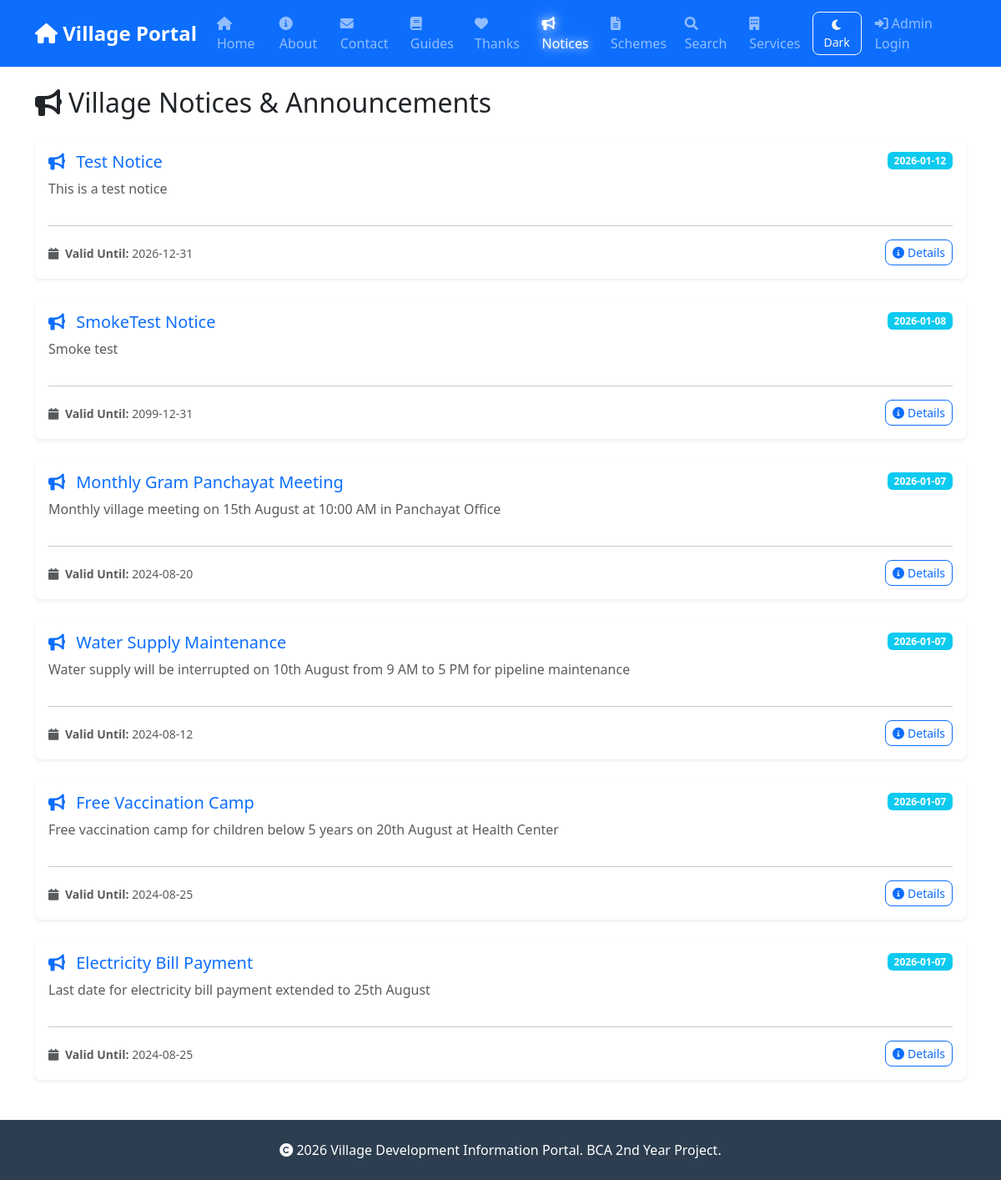
Screenshot of /notices with the database file from the repository.
### tables this page shows
CREATE TABLE notices (
            id INTEGER PRIMARY KEY AUTOINCREMENT,
            title TEXT NOT NULL,
            description TEXT,
            publish_date TIMESTAMP DEFAULT CURRENT_TIMESTAMP,
            valid_until TIMESTAMP,
            attachment_url TEXT,
            created_by INTEGER
        , scheme_id INTEGER);

### app.py (the view)
@app.route('/notices')
def notices():
    conn = get_db()
    cursor = conn.cursor()
    cursor.execute('SELECT * FROM notices ORDER BY publish_date DESC')
    notices = cursor.fetchall()
    conn.close()
    return render_template('notices.html', notices=notices)

### app.py (called while the page is built)
def get_db():
    db_path = app.config.get('DATABASE', 'database.db')
    conn = sqlite3.connect(db_path)
    conn.row_factory = sqlite3.Row
    return conn

### templates/notices.html (shortened to what this page needs)
{% extends "base.html" %}
{% block content %}
<h2 class="mb-4"><i class="fas fa-bullhorn me-2"></i>Village Notices & Announcements</h2>
{% if notices %}
{% for notice in notices %}
<div class="card mb-4 shadow-sm position-relative">
    <div class="card-body">
        <div class="d-flex justify-content-between align-items-start">
            <div class="flex-grow-1">
                <h5 class="card-title text-primary mb-2">
                    <i class="fas fa-bullhorn me-2"></i>
                    {{ notice.title }}
                </h5>
                <p class="card-text text-muted mb-3">{{ notice.description }}</p>
            </div>
            <span class="badge bg-info ms-3">{{ notice.publish_date[:10] }}</span>
        </div>
        <hr class="my-3">
        <div class="d-flex justify-content-between align-items-center">
            <div>
                <small class="text-muted">
                    <i class="fas fa-calendar me-1"></i>
                    <strong>Valid Until:</strong> {{ notice.valid_until or 'Ongoing' }}
                </small>
            </div>
            <div class="d-flex gap-2">
                <a href="{{ url_for('notice_detail', notice_id=notice.id) }}" class="btn btn-sm btn-outline-primary">
                    <i class="fas fa-info-circle me-1"></i>Details
                </a>
            </div>
        </div>
    </div>
</div>
{% endfor %}
{% else %}
<div class="alert alert-info text-center">
    <h5><i class="fas fa-info-circle me-2"></i>No notices available</h5>
    <p class="mb-0">Check back later for new announcements.</p>
</div>
{% endif %}
{% endblock %}

### templates/base.html (style rules this page uses)
.card { margin-bottom: 20px; border: none; box-shadow: 0 2px 10px rgba(0, 0, 0, 0.1); }
.btn { border-radius: 8px; }

### rows the page displays
notices: title "Test Notice", description "This is a test notice", publish_date "2026-01-12", valid_until "2026-12-31"
notices: title "SmokeTest Notice", description "Smoke test", publish_date "2026-01-08", valid_until "2099-12-31"
notices: title "Monthly Gram Panchayat Meeting", description "Monthly village meeting on 15th August at 10:00 AM in Panchayat Office", publish_date "2026-01-07", valid_until "2024-08-20"
notices: title "Water Supply Maintenance", description "Water supply will be interrupted on 10th August from 9 AM to 5 PM for pipeline maintenance", publish_date "2026-01-07", valid_until "2024-08-12"
notices: title "Free Vaccination Camp", description "Free vaccination camp for children below 5 years on 20th August at Health Center", publish_date "2026-01-07", valid_until "2024-08-25"
notices: title "Electricity Bill Payment", description "Last date for electricity bill payment extended to 25th August", publish_date "2026-01-07", valid_until "2024-08-25"
